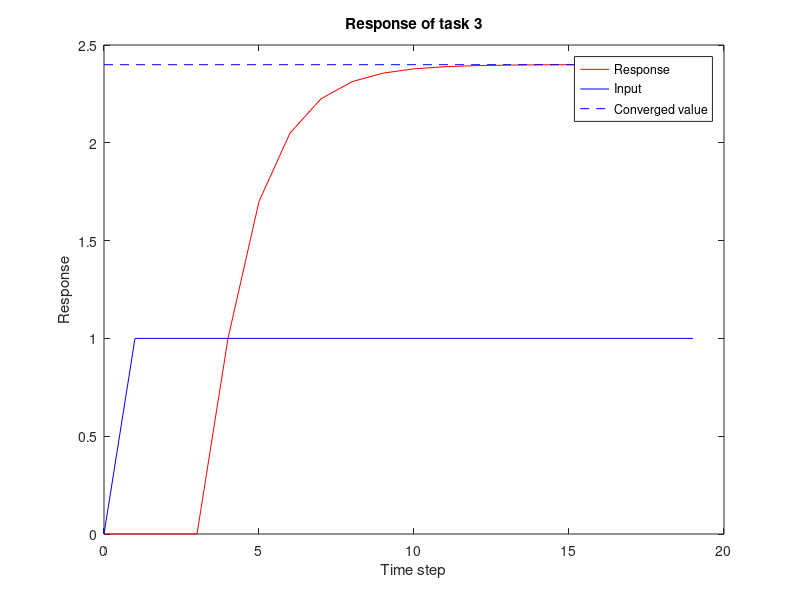

The MATLAB source for this figure:

% Stepsize and max time
tspan = 20;

% Initialize input and response before the input kicks in
u = [0 ones(1,tspan-1)];
y = zeros(1,4);

% Plot response after u has kicked in
for k = 5:tspan-3
    y(k) = 0.5*y(k-1) + u(k-3) + 0.2*u(k-4);
end

% Plot rest of the y's -> k is now on the last input time
for i = k:tspan
    y(i) = y(i-1);
end

% i is now on the last response
% Plot response, input and the asymptote
figure;
p(1) = plot(0:tspan-1,y,'-r');
hold on
p(2) = plot(0:tspan-1,u,'-b');
title('')
p(3) = plot(0:tspan-1,ones(1,tspan).*y(i),'--b');
legend(p,'Response','Input','Converged value')
title('Response of task 3')
xlabel('Time step')
ylabel('Response')